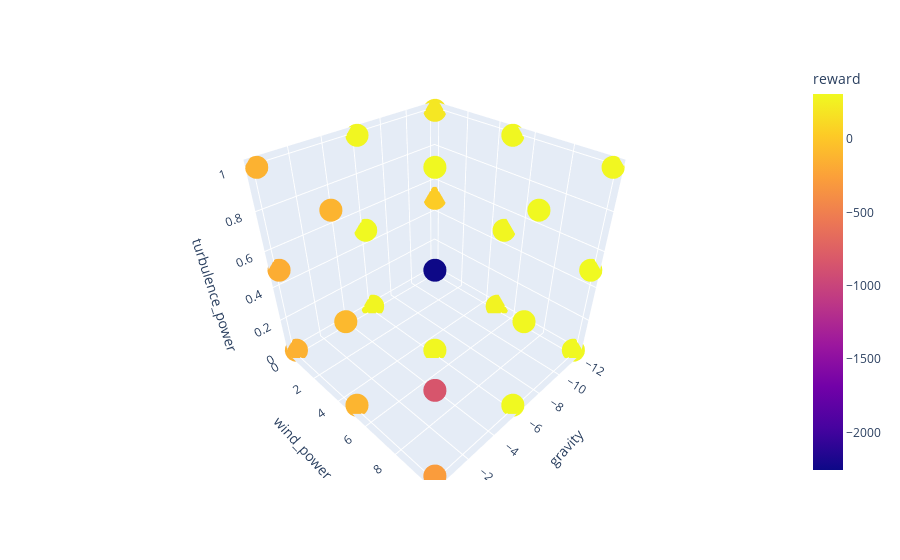

The notebook cell saved with this chart:
### Code cell
fig = px.scatter_3d(df, x='gravity', y='wind_power', z='turbulence_power',
              color='reward')
fig.show()

### Figure 1 — Plotly figure (JSON) as saved in the notebook; plotly's stock layout.template omitted (floating-point values rounded to 4 significant figures)
{"data": [{"hovertemplate": "gravity=%{x}<br>wind_power=%{y}<br>turbulence_power=%{z}<br>reward=%{marker.color}<extra></extra>", "legendgroup": "", "marker": {"color": [-50.51, 299.3, -386.0, -68.64, 32.19, 198.2, 267.1, 289.9, 295.1, 297.4, 305.5, 293.7, 283.7, 302.9, 290.2, 292.9, 298.2, 297.1, 305.2, 293.5, 297.8, -147.3, -169.4, -134.5, -117.2, -93.77, -126.2, -283.7, -847.2, -2254.0], "coloraxis": "coloraxis", "symbol": "circle"}, "mode": "markers", "name": "", "scene": "scene", "showlegend": false, "type": "scatter3d", "x": [-12.0, -6.0, -0.0001, -12.0, -12.0, -12.0, -12.0, -12.0, -12.0, -12.0, -12.0, -12.0, -6.0, -6.0, -6.0, -6.0, -6.0, -6.0, -6.0, -6.0, -6.0, -0.0001, -0.0001, -0.0001, -0.0001, -0.0001, -0.0001, -0.0001, -0.0001, -0.0001], "y": [0, 0, 0, 0, 0, 0, 5, 5, 5, 10, 10, 10, 0, 0, 0, 5, 5, 5, 10, 10, 10, 0, 0, 0, 5, 5, 5, 10, 10, 10], "z": [0, 0, 0, 0, 0.5, 1, 0, 0.5, 1, 0, 0.5, 1, 0, 0.5, 1, 0, 0.5, 1, 0, 0.5, 1, 0, 0.5, 1, 0, 0.5, 1, 0, 0.5, 1]}], "layout": {"coloraxis": {"colorbar": {"title": {"text": "reward"}}, "colorscale": [[0, "#0d0887"], [0.1111, "#46039f"], [0.2222, "#7201a8"], [0.3333, "#9c179e"], [0.4444, "#bd3786"], [0.5556, "#d8576b"], [0.6667, "#ed7953"], [0.7778, "#fb9f3a"], [0.8889, "#fdca26"], [1, "#f0f921"]]}, "legend": {"tracegroupgap": 0}, "margin": {"t": 60}, "scene": {"domain": {"x": [0, 1], "y": [0, 1]}, "xaxis": {"title": {"text": "gravity"}}, "yaxis": {"title": {"text": "wind_power"}}, "zaxis": {"title": {"text": "turbulence_power"}}}}}
